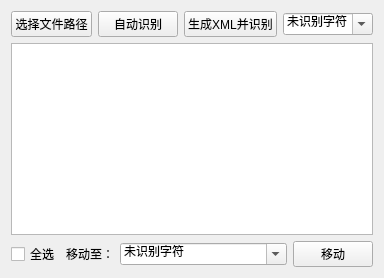
      <widget class="QWidget" name="charClassifyTab">
       <attribute name="title">
        <string>字符分类</string>
       </attribute>
       <layout class="QVBoxLayout" name="verticalLayout_12">
        <item>
         <layout class="QHBoxLayout" name="charClassifyTobLayout" stretch="1,1,1,5">
          <item>
           <widget class="QPushButton" name="selectCharPath">
            <property name="text">
             <string>选择文件路径</string>
            </property>
           </widget>
          </item>
          <item>
           <widget class="QPushButton" name="autoCharClassify">
            <property name="text">
             <string>自动识别</string>
            </property>
           </widget>
          </item>
          <item>
           <widget class="QPushButton" name="simpleCharXML">
            <property name="text">
             <string>生成XML并识别</string>
            </property>
           </widget>
          </item>
          <item>
           <widget class="QComboBox" name="showChar">
            <property name="editable">
             <bool>true</bool>
            </property>
            <item>
             <property name="text">
              <string>未识别字符</string>
             </property>
            </item>
            <item>
             <property name="text">
              <string>非字符</string>
             </property>
            </item>
            <item>
             <property name="text">
              <string>穗</string>
             </property>
            </item>
            <item>
             <property name="text">
              <string>A</string>
             </property>
            </item>
            <item>
             <property name="text">
              <string>B</string>
             </property>
            </item>
            <item>
             <property name="text">
              <string>C</string>
             </property>
            </item>
            <item>
             <property name="text">
              <string>D</string>
             </property>
            </item>
            <item>
             <property name="text">
              <string>E</string>
             </property>
            </item>
            <item>
             <property name="text">
              <string>F</string>
             </property>
            </item>
            <item>
             <property name="text">
              <string>G</string>
             </property>
            </item>
            <item>
             <property name="text">
              <string>H</string>
             </property>
            </item>
            <item>
             <property name="text">
              <string>I</string>
             </property>
            </item>
            <item>
             <property name="text">
              <string>J</string>
             </property>
            </item>
            <item>
             <property name="text">
              <string>K</string>
             </property>
            </item>
            <item>
             <property name="text">
              <string>L</string>
             </property>
            </item>
            <item>
             <property name="text">
              <string>M</string>
             </property>
            </item>
            <item>
             <property name="text">
              <string>N</string>
             </property>
            </item>
            <item>
             <property name="text">
              <string>O</string>
             </property>
            </item>
            <item>
             <property name="text">
              <string>P</string>
             </property>
            </item>
            <item>
             <property name="text">
              <string>Q</string>
             </property>
            </item>
            <item>
             <property name="text">
              <string>R</string>
             </property>
            </item>
            <item>
             <property name="text">
              <string>S</string>
             </property>
            </item>
            <item>
             <property name="text">
              <string>T</string>
             </property>
            </item>
            <item>
             <property name="text">
              <string>U</string>
             </property>
            </item>
            <item>
             <property name="text">
              <string>V</string>
             </property>
            </item>
            <item>
             <property name="text">
              <string>W</string>
             </property>
            </item>
            <item>
             <property name="text">
              <string>X</string>
             </property>
            </item>
            <item>
             <property name="text">
              <string>Y</string>
             </property>
            </item>
            <item>
             <property name="text">
              <string>Z</string>
             </property>
            </item>
            <item>
             <property name="text">
              <string>_0</string>
             </property>
            </item>
            <item>
             <property name="text">
              <string>_1</string>
             </property>
            </item>
            <item>
             <property name="text">
              <string>_2</string>
             </property>
            </item>
            <item>
             <property name="text">
              <string>_3</string>
             </property>
            </item>
            <item>
             <property name="text">
              <string>_4</string>
             </property>
            </item>
            <item>
             <property name="text">
              <string>_5</string>
             </property>
            </item>
            <item>
             <property name="text">
              <string>_6</string>
             </property>
            </item>
            <item>
             <property name="text">
              <string>_7</string>
             </property>
            </item>
            <item>
             <property name="text">
              <string>_8</string>
             </property>
            </item>
            <item>
             <property name="text">
              <string>_9</string>
             </property>
            </item>
            <item>
             <property name="text">
              <string>点</string>
             </property>
            </item>
            <item>
             <property name="text">
              <string>京</string>
             </property>
            </item>
            <item>
             <property name="text">
              <string>津</string>
             </property>
            </item>
            <item>
             <property name="text">
              <string>沪</string>
             </property>
            </item>
            <item>
             <property name="text">
              <string>渝</string>
             </property>
            </item>
            <item>
             <property name="text">
              <string>蒙</string>
             </property>
            </item>
            <item>
             <property name="text">
              <string>新</string>
             </property>
            </item>
            <item>
             <property name="text">
              <string>藏</string>
             </property>
            </item>
            <item>
             <property name="text">
              <string>宁</string>
             </property>
            </item>
            <item>
             <property name="text">
              <string>桂</string>
             </property>
            </item>
            <item>
             <property name="text">
              <string>港</string>
             </property>
            </item>
            <item>
             <property name="text">
              <string>澳</string>
             </property>
            </item>
            <item>
             <property name="text">
              <string>黑</string>
             </property>
            </item>
            <item>
             <property name="text">
              <string>吉</string>
             </property>
            </item>
            <item>
             <property name="text">
              <string>辽</string>
             </property>
            </item>
            <item>
             <property name="text">
              <string>晋</string>
             </property>
            </item>
            <item>
             <property name="text">
              <string>冀</string>
             </property>
            </item>
            <item>
             <property name="text">
              <string>青</string>
             </property>
            </item>
            <item>
             <property name="text">
              <string>鲁</string>
             </property>
            </item>
            <item>
             <property name="text">
              <string>豫</string>
             </property>
            </item>
            <item>
             <property name="text">
              <string>苏</string>
             </property>
            </item>
            <item>
             <property name="text">
              <string>皖</string>
             </property>
            </item>
            <item>
             <property name="text">
              <string>浙</string>
             </property>
            </item>
            <item>
             <property name="text">
              <string>闽</string>
             </property>
            </item>
            <item>
             <property name="text">
              <string>赣</string>
             </property>
            </item>
            <item>
             <property name="text">
              <string>湘</string>
             </property>
            </item>
            <item>
             <property name="text">
              <string>鄂</string>
             </property>
            </item>
            <item>
             <property name="text">
              <string>粤</string>
             </property>
            </item>
            <item>
             <property name="text">
              <string>琼</string>
             </property>
            </item>
            <item>
             <property name="text">
              <string>甘</string>
             </property>
            </item>
            <item>
             <property name="text">
              <string>陕</string>
             </property>
            </item>
            <item>
             <property name="text">
              <string>贵</string>
             </property>
            </item>
            <item>
             <property name="text">
              <string>云</string>
             </property>
            </item>
            <item>
             <property name="text">
              <string>川</string>
             </property>
            </item>
            <item>
             <property name="text">
              <string>警</string>
             </property>
            </item>
           </widget>
          </item>
         </layout>
        </item>
        <item>
         <widget class="QListWidget" name="charClassifyList">
          <property name="viewMode">
           <enum>QListView::IconMode</enum>
          </property>
         </widget>
        </item>
        <item>
         <layout class="QHBoxLayout" name="charClassifyBobLayout" stretch="1,1,12,2">
          <item>
           <widget class="QCheckBox" name="charCheckBox">
            <property name="text">
             <string>全选</string>
            </property>
           </widget>
          </item>
          <item>
           <widget class="QLabel" name="movetoLabel">
            <property name="layoutDirection">
             <enum>Qt::LeftToRight</enum>
            </property>
            <property name="text">
             <string>移动至：</string>
            </property>
            <property name="alignment">
             <set>Qt::AlignRight|Qt::AlignTrailing|Qt::AlignVCenter</set>
            </property>
           </widget>
          </item>
          <item>
           <widget class="QComboBox" name="charAimClass">
            <property name="editable">
             <bool>true</bool>
            </property>
            <item>
             <property name="text">
              <string>未识别字符</string>
             </property>
            </item>
            <item>
             <property name="text">
              <string>非字符</string>
             </property>
            </item>
            <item>
             <property name="text">
              <string>穗</string>
             </property>
            </item>
            <item>
             <property name="text">
              <string>A</string>
             </property>
            </item>
            <item>
             <property name="text">
              <string>B</string>
             </property>
            </item>
            <item>
             <property name="text">
              <string>C</string>
             </property>
            </item>
            <item>
             <property name="text">
              <string>D</string>
             </property>
            </item>
            <item>
             <property name="text">
              <string>E</string>
             </property>
            </item>
            <item>
             <property name="text">
              <string>F</string>
             </property>
            </item>
            <item>
             <property name="text">
              <string>G</string>
             </property>
            </item>
            <item>
             <property name="text">
              <string>H</string>
             </property>
            </item>
            <item>
             <property name="text">
              <string>I</string>
             </property>
            </item>
            <item>
             <property name="text">
              <string>J</string>
             </property>
            </item>
            <item>
             <property name="text">
              <string>K</string>
             </property>
            </item>
            <item>
             <property name="text">
              <string>L</string>
             </property>
            </item>
            <item>
             <property name="text">
              <string>M</string>
             </property>
            </item>
            <item>
             <property name="text">
              <string>N</string>
             </property>
            </item>
            <item>
             <property name="text">
              <string>O</string>
             </property>
            </item>
            <item>
             <property name="text">
              <string>P</string>
             </property>
            </item>
            <item>
             <property name="text">
              <string>Q</string>
             </property>
            </item>
            <item>
             <property name="text">
              <string>R</string>
             </property>
            </item>
            <item>
             <property name="text">
              <string>S</string>
             </property>
            </item>
            <item>
             <property name="text">
              <string>T</string>
             </property>
            </item>
            <item>
             <property name="text">
              <string>U</string>
             </property>
            </item>
            <item>
             <property name="text">
              <string>V</string>
             </property>
            </item>
            <item>
             <property name="text">
              <string>W</string>
             </property>
            </item>
            <item>
             <property name="text">
              <string>X</string>
             </property>
            </item>
            <item>
             <property name="text">
              <string>Y</string>
             </property>
            </item>
            <item>
             <property name="text">
              <string>Z</string>
             </property>
            </item>
            <item>
             <property name="text">
              <string>_0</string>
             </property>
            </item>
            <item>
             <property name="text">
              <string>_1</string>
             </property>
            </item>
            <item>
             <property name="text">
              <string>_2</string>
             </property>
            </item>
            <item>
             <property name="text">
              <string>_3</string>
             </property>
            </item>
            <item>
             <property name="text">
              <string>_4</string>
             </property>
            </item>
            <item>
             <property name="text">
              <string>_5</string>
             </property>
            </item>
            <item>
             <property name="text">
              <string>_6</string>
             </property>
            </item>
            <item>
             <property name="text">
              <string>_7</string>
             </property>
            </item>
            <item>
             <property name="text">
              <string>_8</string>
             </property>
            </item>
            <item>
             <property name="text">
              <string>_9</string>
             </property>
            </item>
            <item>
             <property name="text">
              <string>点</string>
             </property>
            </item>
            <item>
             <property name="text">
              <string>京</string>
             </property>
            </item>
            <item>
             <property name="text">
              <string>津</string>
             </property>
            </item>
            <item>
             <property name="text">
              <string>沪</string>
             </property>
            </item>
            <item>
             <property name="text">
              <string>渝</string>
             </property>
            </item>
            <item>
             <property name="text">
              <string>蒙</string>
             </property>
            </item>
            <item>
             <property name="text">
              <string>新</string>
             </property>
            </item>
            <item>
             <property name="text">
              <string>藏</string>
             </property>
            </item>
            <item>
             <property name="text">
              <string>宁</string>
             </property>
            </item>
            <item>
             <property name="text">
              <string>桂</string>
             </property>
            </item>
            <item>
             <property name="text">
              <string>港</string>
             </property>
            </item>
            <item>
             <property name="text">
              <string>澳</string>
             </property>
            </item>
            <item>
             <property name="text">
              <string>黑</string>
             </property>
            </item>
            <item>
             <property name="text">
              <string>吉</string>
             </property>
            </item>
            <item>
             <property name="text">
              <string>辽</string>
             </property>
            </item>
            <item>
             <property name="text">
              <string>晋</string>
             </property>
            </item>
            <item>
             <property name="text">
              <string>冀</string>
             </property>
            </item>
            <item>
             <property name="text">
              <string>青</string>
             </property>
            </item>
            <item>
             <property name="text">
              <string>鲁</string>
             </property>
            </item>
            <item>
             <property name="text">
              <string>豫</string>
             </property>
            </item>
            <item>
             <property name="text">
              <string>苏</string>
             </property>
            </item>
            <item>
             <property name="text">
              <string>皖</string>
             </property>
            </item>
            <item>
             <property name="text">
              <string>浙</string>
             </property>
            </item>
            <item>
             <property name="text">
              <string>闽</string>
             </property>
            </item>
            <item>
             <property name="text">
              <string>赣</string>
             </property>
            </item>
            <item>
             <property name="text">
              <string>湘</string>
             </property>
            </item>
            <item>
             <property name="text">
              <string>鄂</string>
             </property>
            </item>
            <item>
             <property name="text">
              <string>粤</string>
             </property>
            </item>
            <item>
             <property name="text">
              <string>琼</string>
             </property>
            </item>
            <item>
             <property name="text">
              <string>甘</string>
             </property>
            </item>
            <item>
             <property name="text">
              <string>陕</string>
             </property>
            </item>
            <item>
             <property name="text">
              <string>贵</string>
             </property>
            </item>
            <item>
             <property name="text">
              <string>云</string>
             </property>
            </item>
            <item>
             <property name="text">
              <string>川</string>
             </property>
            </item>
            <item>
             <property name="text">
              <string>警</string>
             </property>
            </item>
           </widget>
          </item>
          <item>
           <widget class="QPushButton" name="charMoveButton">
            <property name="text">
             <string>移动</string>
            </property>
           </widget>
          </item>
         </layout>
        </item>
       </layout>
      </widget>
